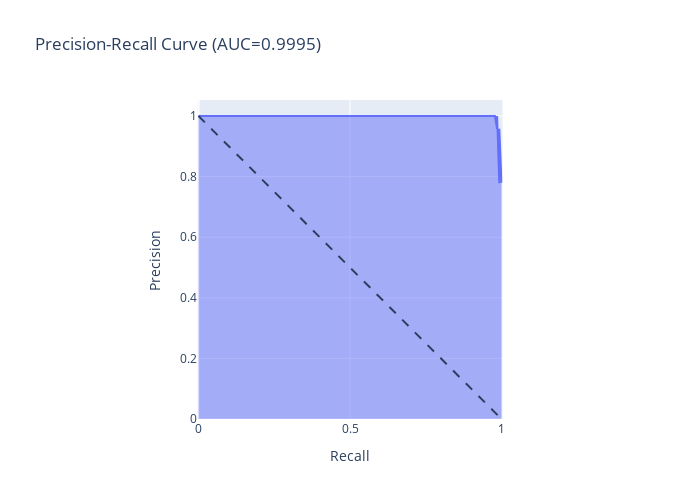

The notebook cell saved with this chart:
### Code cell
precision, recall, thresholds = precision_recall_curve(y, y_score)

fig = px.area(
    x=recall, y=precision,
    title=f'Precision-Recall Curve (AUC={auc(fpr, tpr):.4f})',
    labels=dict(x='Recall', y='Precision'),
    width=700, height=500
)
fig.add_shape(
    type='line', line=dict(dash='dash'),
    x0=0, x1=1, y0=1, y1=0
)
fig.update_yaxes(scaleanchor="x", scaleratio=1)
fig.update_xaxes(constrain='domain')

fig.show()

### Figure 1 — Plotly figure (JSON) as saved in the notebook; plotly's stock layout.template omitted (floating-point values rounded to 4 significant figures; data arrays with more than 128 entries replaced by an {"elided": "..."} marker saying what was removed)
{"data": [{"fillpattern": {"shape": ""}, "hovertemplate": "Recall=%{x}<br>Precision=%{y}<extra></extra>", "legendgroup": "", "line": {"color": "#636efa"}, "marker": {"symbol": "circle"}, "mode": "lines", "name": "", "orientation": "v", "showlegend": false, "stackgroup": "1", "type": "scatter", "x": {"elided": "177 float values"}, "xaxis": "x", "y": {"elided": "177 float values"}, "yaxis": "y"}], "layout": {"height": 500, "legend": {"tracegroupgap": 0}, "shapes": [{"line": {"dash": "dash"}, "type": "line", "x0": 0, "x1": 1, "y0": 1, "y1": 0}], "title": {"text": "Precision-Recall Curve (AUC=0.9995)"}, "width": 700, "xaxis": {"anchor": "y", "constrain": "domain", "domain": [0, 1], "title": {"text": "Recall"}}, "yaxis": {"anchor": "x", "domain": [0, 1], "scaleanchor": "x", "scaleratio": 1, "title": {"text": "Precision"}}}}
